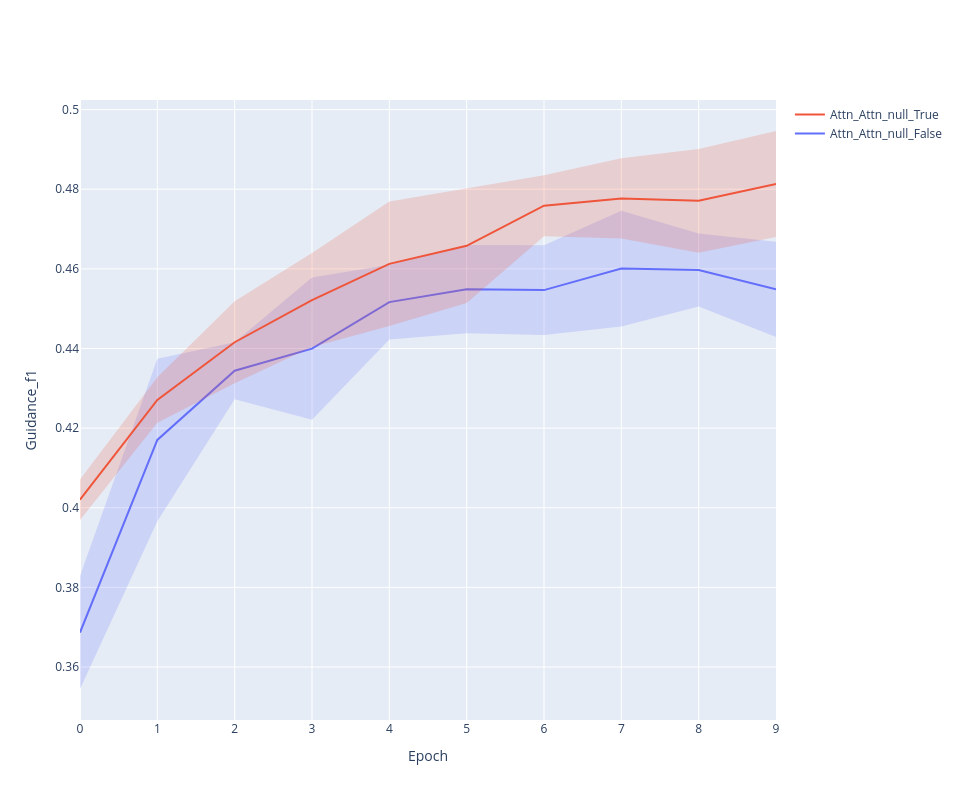

Notebook code for this chart:
### Code cell
line_plot(history, 'guidance_f1')

### Figure 1 — Plotly figure (JSON) as saved in the notebook; plotly's stock layout.template omitted (floating-point values rounded to 4 significant figures)
{"data": [{"line": {"color": "#636EFA"}, "mode": "lines", "name": "Attn_Attn_null_False", "type": "scatter", "x": [0, 1, 2, 3, 4, 5, 6, 7, 8, 9], "y": [0.3687, 0.417, 0.4344, 0.44, 0.4517, 0.4549, 0.4547, 0.4601, 0.4597, 0.4548]}, {"line": {"width": 0}, "marker": {"color": "#444"}, "mode": "lines", "showlegend": false, "type": "scatter", "x": [0, 1, 2, 3, 4, 5, 6, 7, 8, 9], "y": [0.3829, 0.4374, 0.4416, 0.4578, 0.4611, 0.466, 0.466, 0.4746, 0.4689, 0.4668]}, {"fill": "tonexty", "fillcolor": "rgba(99, 110, 250,0.2)", "line": {"width": 0}, "marker": {"color": "#444"}, "mode": "lines", "showlegend": false, "type": "scatter", "x": [0, 1, 2, 3, 4, 5, 6, 7, 8, 9], "y": [0.3545, 0.3966, 0.4272, 0.4221, 0.4422, 0.4438, 0.4434, 0.4455, 0.4505, 0.4429]}, {"line": {"color": "#EF553B"}, "mode": "lines", "name": "Attn_Attn_null_True", "type": "scatter", "x": [0, 1, 2, 3, 4, 5, 6, 7, 8, 9], "y": [0.402, 0.4271, 0.4416, 0.4522, 0.4613, 0.4658, 0.4759, 0.4777, 0.4771, 0.4813]}, {"line": {"width": 0}, "marker": {"color": "#444"}, "mode": "lines", "showlegend": false, "type": "scatter", "x": [0, 1, 2, 3, 4, 5, 6, 7, 8, 9], "y": [0.4071, 0.4328, 0.4519, 0.464, 0.4769, 0.4802, 0.4835, 0.4878, 0.4901, 0.4946]}, {"fill": "tonexty", "fillcolor": "rgba(239, 85, 59,0.2)", "line": {"width": 0}, "marker": {"color": "#444"}, "mode": "lines", "showlegend": false, "type": "scatter", "x": [0, 1, 2, 3, 4, 5, 6, 7, 8, 9], "y": [0.3969, 0.4214, 0.4313, 0.4403, 0.4456, 0.4514, 0.4682, 0.4676, 0.464, 0.468]}], "layout": {"height": 800, "width": 960, "xaxis": {"title": {"text": "Epoch"}}, "yaxis": {"title": {"text": "Guidance_f1"}}}}
